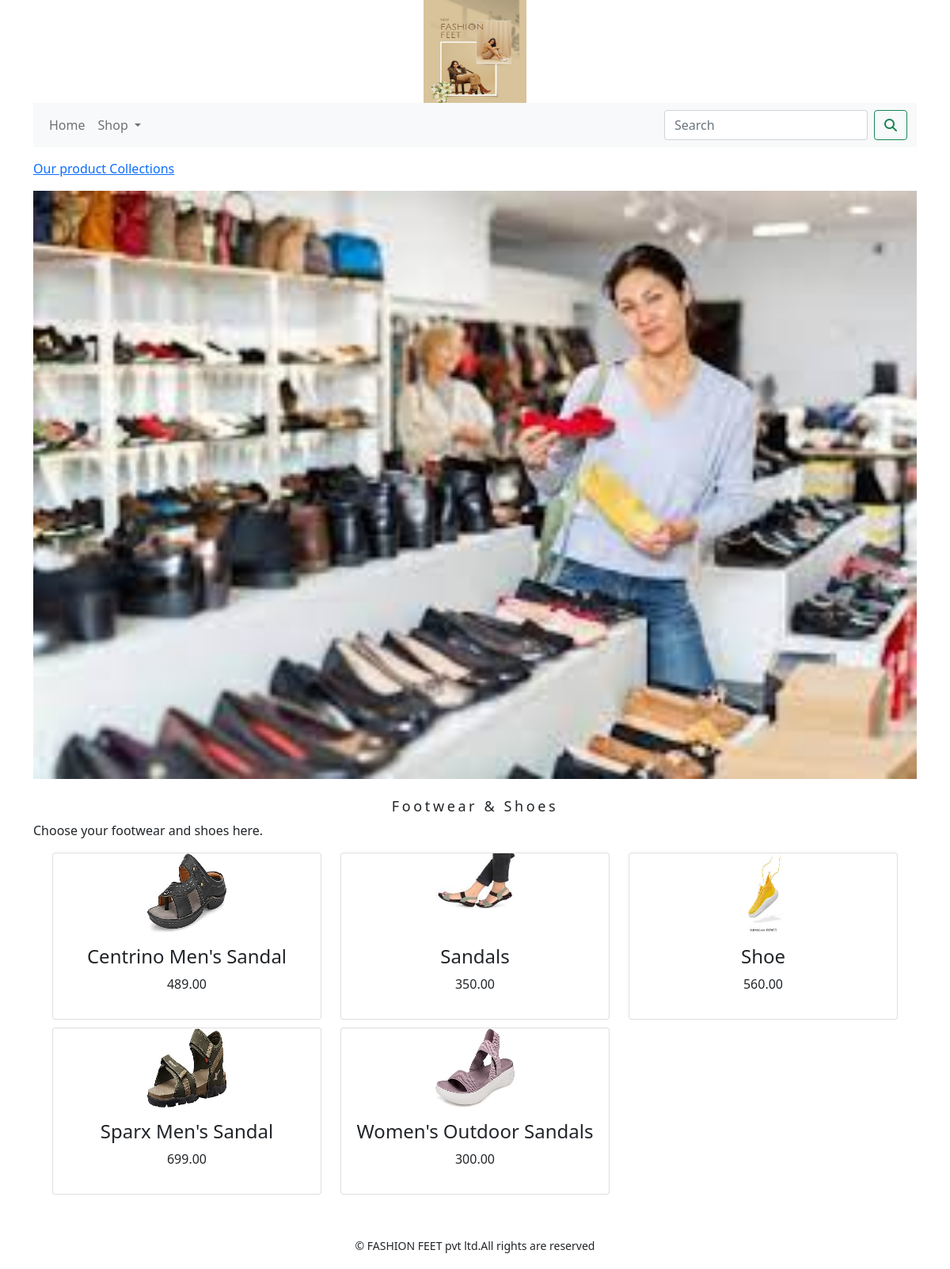
The app's page /shop/footwear-shoes/ with its own data.
### shop/models.py (models this page shows, shortened)
class Category(models.Model):
    name=models.CharField(max_length=250,unique=True)
    slug=models.SlugField(max_length=250,unique=True)
    description=models.TextField(blank=True)
    image=models.ImageField(upload_to='category',blank=True)
    class Meta:
        ordering=('name',)
        verbose_name='category'
        verbose_name_plural='categories'
    def get_url(self):
        return reverse('shop:products_by_category',args=[self.slug])

class Product(models.Model):
    name=models.CharField(max_length=250,unique=True)
    slug=models.SlugField(max_length=250,unique=True)
    description=models.TextField(blank=True)
    price=models.DecimalField(max_digits=10,decimal_places=2)
    category=models.ForeignKey(Category,on_delete=models.CASCADE)
    image=models.ImageField(upload_to='product',blank=True)
    stock=models.IntegerField()
    available=models.BooleanField(default=True)
    created=models.DateTimeField(auto_now_add=True)
    updated=models.DateTimeField(auto_now=True)
    def get_url(self):
        return reverse('shop:prodCatdetail',args=[self.category.slug,self.slug])
    class Meta:
        ordering=('name',)
        verbose_name='product'
        verbose_name_plural='products'

### shop/views.py (the view)
# urls.py: path('',views.allProdCat,name='allProdCat'),
def allProdCat(request,c_slug=None):
    c_page=None
    products_list=None
    if c_slug!=None:
        c_page=get_object_or_404(Category,slug=c_slug)
        products_list=Product.objects.all().filter(category=c_page,available=True)
    else:
        products_list=Product.objects.all().filter(available=True)
    paginator=Paginator(products_list,6)
    try:
        page=int(request.GET.get('page','1'))
    except:
        page=1
    try:
        products=paginator.page(page)
    except(EmptyPage,InvalidPage):
        products=paginator.page(paginator.num_pages)
    return render(request,"category.html",{'category':c_page,'products':products})

### cart/context_processors.py (called while the page is built)
def counter(request):
    item_count=0
    if 'admin' in request.path:
        return {}
    else:
        try:
            cart=Cart.objects.filter(cart_id=_cart_id(request))
            car_items=CartItem.objects.all().filter(cart=cart[:1])
            for cart_item in car_items:
                item_count += cart_item.quantity
        except Cart.DoesNotExist:
            item_count=0
    return dict(item_count=item_count)

### cart/views.py (called while the page is built)
def _cart_id (request):
    cart=request.session.session_key
    if not cart:
        cart=request.session.create()
    return cart

### shop/context_processors.py (called while the page is built)
def menu_links(request):
    links=Category.objects.all()
    return dict(links=links)

### template/category.html (shortened to what this page needs)
{% extends 'base.html' %}
{% load static %}
{% block content %}
     {% if category %}
         <div>
             <div class="row my_row_class">
                 <div class="mx-auto">
                     <p><a href="{% url 'shop:allProdCat' %}">Our product Collections</a></p>
                 </div>
             </div>
         </div>
     {% endif %}
     <div class="mx-auto">
     {% if category %}
         <img class="my_image" src="{{category.image.url}}" alt="{{category.name}}">
     </div>
<br>
<div>
    <h1 class="text-center my_title">{{category.name}}</h1>
    <p class="text -justify">{{category.description}}</p>
     </div>
     {% endif%}
    <div class="container">
        <div class="row mx-auto">
    {% for product in products.object_list %}
        <div class="my_bottom_margin col-9 col-sm-12 col-md-4 col-lg-4">
            <div class="card text-center" style="min-width:18rem;">
                <a href="{{product.get_url}}"><img class="card-img-top my_image" src="{{product.image.url}}" alt="{{product.name}}" style="width:100px;height:100px;"></a>
            <div class="card-body">
                <h4>{{product.name}}</h4>
                <p>{{product.price}}</p>
            </div>
               </div>
        </div>
       {% endfor %}
    </div>
    <br>
</div>
{% endblock %}

### static/css/custom.css (style rules this page uses)
body { font-family:'Roboto',sans-serif; }
.my_row_class { padding-top:15px; }
.my_image { width:100%; height:auto; }
.my_title { font-size:18px; text_transform:uppercase; letter-spacing:.2em; }
.my_bottom_margin { margin-bottom:10px; }

### records on screen
Category: image (picture), name "Footwear & Shoes", description "Choose your footwear and shoes here."
Product: image (picture), name "Centrino Men's Sandal", price "489.00"
Product: image (picture), name "Sandals", price "350.00"
Product: image (picture), name "Shoe", price "560.00"
Product: image (picture), name "Sparx Men's Sandal", price "699.00"
Product: image (picture), name "Women's Outdoor Sandals", price "300.00"
